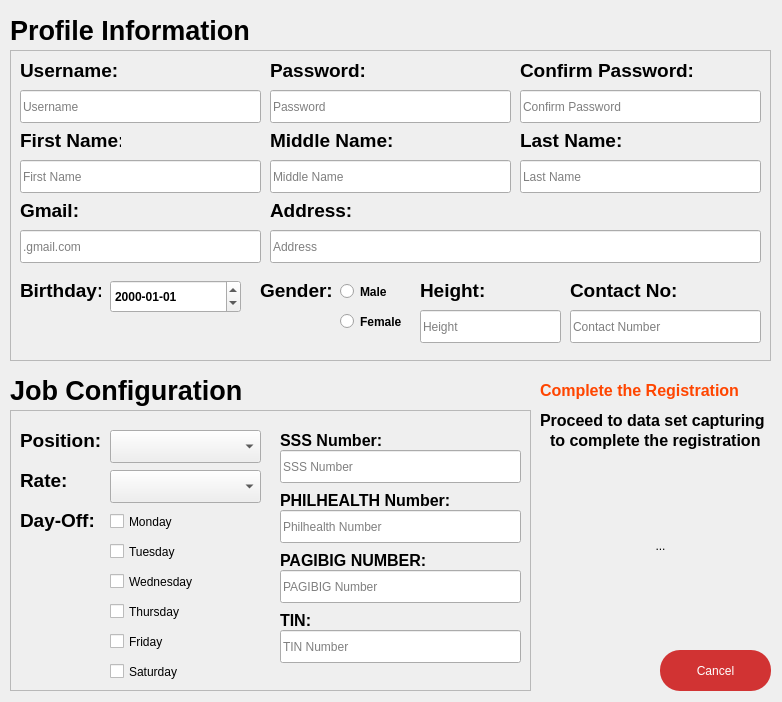
<?xml version="1.0" encoding="UTF-8"?>
<ui version="4.0">
 <class>RegisterWindow</class>
 <widget class="QMainWindow" name="RegisterWindow">
  <property name="geometry">
   <rect>
    <x>0</x>
    <y>0</y>
    <width>782</width>
    <height>702</height>
   </rect>
  </property>
  <property name="windowTitle">
   <string>Employee Registration</string>
  </property>
  <property name="windowIcon">
   <iconset>
    <normaloff>../icons/favicon.png</normaloff>../icons/favicon.png</iconset>
  </property>
  <widget class="QWidget" name="centralwidget">
   <widget class="QFrame" name="basicInfo_frame">
    <property name="geometry">
     <rect>
      <x>10</x>
      <y>50</y>
      <width>761</width>
      <height>311</height>
     </rect>
    </property>
    <property name="frameShape">
     <enum>QFrame::StyledPanel</enum>
    </property>
    <property name="frameShadow">
     <enum>QFrame::Raised</enum>
    </property>
    <widget class="QLineEdit" name="username_txt">
     <property name="geometry">
      <rect>
       <x>10</x>
       <y>40</y>
       <width>241</width>
       <height>33</height>
      </rect>
     </property>
     <property name="placeholderText">
      <string>Username</string>
     </property>
    </widget>
    <widget class="QLineEdit" name="password_txt">
     <property name="geometry">
      <rect>
       <x>260</x>
       <y>40</y>
       <width>241</width>
       <height>33</height>
      </rect>
     </property>
     <property name="placeholderText">
      <string>Password</string>
     </property>
    </widget>
    <widget class="QLineEdit" name="gmail_txt">
     <property name="geometry">
      <rect>
       <x>10</x>
       <y>180</y>
       <width>241</width>
       <height>33</height>
      </rect>
     </property>
     <property name="placeholderText">
      <string>.gmail.com</string>
     </property>
    </widget>
    <widget class="QLineEdit" name="confirm_txt">
     <property name="geometry">
      <rect>
       <x>510</x>
       <y>40</y>
       <width>241</width>
       <height>33</height>
      </rect>
     </property>
     <property name="placeholderText">
      <string>Confirm Password</string>
     </property>
    </widget>
    <widget class="QLineEdit" name="lname_txt">
     <property name="geometry">
      <rect>
       <x>510</x>
       <y>110</y>
       <width>241</width>
       <height>33</height>
      </rect>
     </property>
     <property name="placeholderText">
      <string>Last Name</string>
     </property>
    </widget>
    <widget class="QLineEdit" name="mname_txt">
     <property name="geometry">
      <rect>
       <x>260</x>
       <y>110</y>
       <width>241</width>
       <height>33</height>
      </rect>
     </property>
     <property name="placeholderText">
      <string>Middle Name</string>
     </property>
    </widget>
    <widget class="QLineEdit" name="fname_txt">
     <property name="geometry">
      <rect>
       <x>10</x>
       <y>110</y>
       <width>241</width>
       <height>33</height>
      </rect>
     </property>
     <property name="placeholderText">
      <string>First Name</string>
     </property>
    </widget>
    <widget class="QLineEdit" name="address_txt">
     <property name="geometry">
      <rect>
       <x>260</x>
       <y>180</y>
       <width>491</width>
       <height>33</height>
      </rect>
     </property>
     <property name="placeholderText">
      <string>Address</string>
     </property>
    </widget>
    <widget class="QDateEdit" name="birthday_txt">
     <property name="geometry">
      <rect>
       <x>100</x>
       <y>230</y>
       <width>131</width>
       <height>33</height>
      </rect>
     </property>
     <property name="font">
      <font>
       <family>Arial</family>
       <weight>75</weight>
       <bold>true</bold>
      </font>
     </property>
     <property name="displayFormat">
      <string>yyyy-MM-dd</string>
     </property>
    </widget>
    <widget class="QLabel" name="label_3">
     <property name="geometry">
      <rect>
       <x>10</x>
       <y>230</y>
       <width>81</width>
       <height>21</height>
      </rect>
     </property>
     <property name="font">
      <font>
       <family>Arial</family>
       <pointsize>14</pointsize>
       <weight>75</weight>
       <bold>true</bold>
      </font>
     </property>
     <property name="text">
      <string>Birthday:</string>
     </property>
    </widget>
    <widget class="QRadioButton" name="male_radio">
     <property name="geometry">
      <rect>
       <x>330</x>
       <y>230</y>
       <width>71</width>
       <height>23</height>
      </rect>
     </property>
     <property name="font">
      <font>
       <family>Arial</family>
       <weight>75</weight>
       <bold>true</bold>
      </font>
     </property>
     <property name="text">
      <string>Male</string>
     </property>
    </widget>
    <widget class="QRadioButton" name="female_radio">
     <property name="geometry">
      <rect>
       <x>330</x>
       <y>260</y>
       <width>81</width>
       <height>23</height>
      </rect>
     </property>
     <property name="font">
      <font>
       <family>Arial</family>
       <weight>75</weight>
       <bold>true</bold>
      </font>
     </property>
     <property name="text">
      <string>Female</string>
     </property>
    </widget>
    <widget class="QLabel" name="label_4">
     <property name="geometry">
      <rect>
       <x>250</x>
       <y>230</y>
       <width>81</width>
       <height>21</height>
      </rect>
     </property>
     <property name="font">
      <font>
       <family>Arial</family>
       <pointsize>14</pointsize>
       <weight>75</weight>
       <bold>true</bold>
      </font>
     </property>
     <property name="text">
      <string>Gender:</string>
     </property>
    </widget>
    <widget class="QLineEdit" name="height_txt">
     <property name="geometry">
      <rect>
       <x>410</x>
       <y>260</y>
       <width>141</width>
       <height>33</height>
      </rect>
     </property>
     <property name="placeholderText">
      <string>Height</string>
     </property>
    </widget>
    <widget class="QLineEdit" name="contact_txt">
     <property name="geometry">
      <rect>
       <x>560</x>
       <y>260</y>
       <width>191</width>
       <height>33</height>
      </rect>
     </property>
     <property name="placeholderText">
      <string>Contact Number</string>
     </property>
    </widget>
    <widget class="QLabel" name="label_10">
     <property name="geometry">
      <rect>
       <x>10</x>
       <y>10</y>
       <width>121</width>
       <height>21</height>
      </rect>
     </property>
     <property name="font">
      <font>
       <family>Arial</family>
       <pointsize>14</pointsize>
       <weight>75</weight>
       <bold>true</bold>
      </font>
     </property>
     <property name="text">
      <string>Username:</string>
     </property>
    </widget>
    <widget class="QLabel" name="label_11">
     <property name="geometry">
      <rect>
       <x>260</x>
       <y>10</y>
       <width>101</width>
       <height>21</height>
      </rect>
     </property>
     <property name="font">
      <font>
       <family>Arial</family>
       <pointsize>14</pointsize>
       <weight>75</weight>
       <bold>true</bold>
      </font>
     </property>
     <property name="text">
      <string>Password:</string>
     </property>
    </widget>
    <widget class="QLabel" name="label_12">
     <property name="geometry">
      <rect>
       <x>510</x>
       <y>10</y>
       <width>181</width>
       <height>21</height>
      </rect>
     </property>
     <property name="font">
      <font>
       <family>Arial</family>
       <pointsize>14</pointsize>
       <weight>75</weight>
       <bold>true</bold>
      </font>
     </property>
     <property name="text">
      <string>Confirm Password:</string>
     </property>
    </widget>
    <widget class="QLabel" name="label_13">
     <property name="geometry">
      <rect>
       <x>10</x>
       <y>80</y>
       <width>101</width>
       <height>21</height>
      </rect>
     </property>
     <property name="font">
      <font>
       <family>Arial</family>
       <pointsize>14</pointsize>
       <weight>75</weight>
       <bold>true</bold>
      </font>
     </property>
     <property name="text">
      <string>First Name:</string>
     </property>
    </widget>
    <widget class="QLabel" name="label_14">
     <property name="geometry">
      <rect>
       <x>260</x>
       <y>80</y>
       <width>131</width>
       <height>21</height>
      </rect>
     </property>
     <property name="font">
      <font>
       <family>Arial</family>
       <pointsize>14</pointsize>
       <weight>75</weight>
       <bold>true</bold>
      </font>
     </property>
     <property name="text">
      <string>Middle Name:</string>
     </property>
    </widget>
    <widget class="QLabel" name="label_15">
     <property name="geometry">
      <rect>
       <x>510</x>
       <y>80</y>
       <width>121</width>
       <height>21</height>
      </rect>
     </property>
     <property name="font">
      <font>
       <family>Arial</family>
       <pointsize>14</pointsize>
       <weight>75</weight>
       <bold>true</bold>
      </font>
     </property>
     <property name="text">
      <string>Last Name:</string>
     </property>
    </widget>
    <widget class="QLabel" name="label_16">
     <property name="geometry">
      <rect>
       <x>10</x>
       <y>150</y>
       <width>81</width>
       <height>21</height>
      </rect>
     </property>
     <property name="font">
      <font>
       <family>Arial</family>
       <pointsize>14</pointsize>
       <weight>75</weight>
       <bold>true</bold>
      </font>
     </property>
     <property name="text">
      <string>Gmail:</string>
     </property>
    </widget>
    <widget class="QLabel" name="label_17">
     <property name="geometry">
      <rect>
       <x>260</x>
       <y>150</y>
       <width>81</width>
       <height>21</height>
      </rect>
     </property>
     <property name="font">
      <font>
       <family>Arial</family>
       <pointsize>14</pointsize>
       <weight>75</weight>
       <bold>true</bold>
      </font>
     </property>
     <property name="text">
      <string>Address:</string>
     </property>
    </widget>
    <widget class="QLabel" name="label_18">
     <property name="geometry">
      <rect>
       <x>410</x>
       <y>230</y>
       <width>81</width>
       <height>21</height>
      </rect>
     </property>
     <property name="font">
      <font>
       <family>Arial</family>
       <pointsize>14</pointsize>
       <weight>75</weight>
       <bold>true</bold>
      </font>
     </property>
     <property name="text">
      <string>Height:</string>
     </property>
    </widget>
    <widget class="QLabel" name="label_19">
     <property name="geometry">
      <rect>
       <x>560</x>
       <y>230</y>
       <width>111</width>
       <height>21</height>
      </rect>
     </property>
     <property name="font">
      <font>
       <family>Arial</family>
       <pointsize>14</pointsize>
       <weight>75</weight>
       <bold>true</bold>
      </font>
     </property>
     <property name="text">
      <string>Contact No:</string>
     </property>
    </widget>
   </widget>
   <widget class="QFrame" name="generalInfo_frame">
    <property name="geometry">
     <rect>
      <x>10</x>
      <y>410</y>
      <width>521</width>
      <height>281</height>
     </rect>
    </property>
    <property name="frameShape">
     <enum>QFrame::StyledPanel</enum>
    </property>
    <property name="frameShadow">
     <enum>QFrame::Raised</enum>
    </property>
    <widget class="QComboBox" name="position_combo">
     <property name="geometry">
      <rect>
       <x>100</x>
       <y>20</y>
       <width>151</width>
       <height>33</height>
      </rect>
     </property>
    </widget>
    <widget class="QLabel" name="label_5">
     <property name="geometry">
      <rect>
       <x>10</x>
       <y>20</y>
       <width>81</width>
       <height>21</height>
      </rect>
     </property>
     <property name="font">
      <font>
       <family>Arial</family>
       <pointsize>14</pointsize>
       <weight>75</weight>
       <bold>true</bold>
      </font>
     </property>
     <property name="text">
      <string>Position:</string>
     </property>
    </widget>
    <widget class="QLabel" name="label_6">
     <property name="geometry">
      <rect>
       <x>10</x>
       <y>60</y>
       <width>51</width>
       <height>21</height>
      </rect>
     </property>
     <property name="font">
      <font>
       <family>Arial</family>
       <pointsize>14</pointsize>
       <weight>75</weight>
       <bold>true</bold>
      </font>
     </property>
     <property name="text">
      <string>Rate:</string>
     </property>
    </widget>
    <widget class="QComboBox" name="rate_combo">
     <property name="geometry">
      <rect>
       <x>100</x>
       <y>60</y>
       <width>151</width>
       <height>33</height>
      </rect>
     </property>
    </widget>
    <widget class="QLabel" name="label_7">
     <property name="geometry">
      <rect>
       <x>10</x>
       <y>100</y>
       <width>81</width>
       <height>21</height>
      </rect>
     </property>
     <property name="font">
      <font>
       <family>Arial</family>
       <pointsize>14</pointsize>
       <weight>75</weight>
       <bold>true</bold>
      </font>
     </property>
     <property name="text">
      <string>Day-Off:</string>
     </property>
    </widget>
    <widget class="QLineEdit" name="sss_txt">
     <property name="geometry">
      <rect>
       <x>270</x>
       <y>40</y>
       <width>241</width>
       <height>33</height>
      </rect>
     </property>
     <property name="placeholderText">
      <string>SSS Number</string>
     </property>
    </widget>
    <widget class="QLineEdit" name="philhealth_txt">
     <property name="geometry">
      <rect>
       <x>270</x>
       <y>100</y>
       <width>241</width>
       <height>33</height>
      </rect>
     </property>
     <property name="placeholderText">
      <string>Philhealth Number</string>
     </property>
    </widget>
    <widget class="QLineEdit" name="pagibig_txt">
     <property name="geometry">
      <rect>
       <x>270</x>
       <y>160</y>
       <width>241</width>
       <height>33</height>
      </rect>
     </property>
     <property name="placeholderText">
      <string>PAGIBIG Number</string>
     </property>
    </widget>
    <widget class="QLineEdit" name="tin_txt">
     <property name="geometry">
      <rect>
       <x>270</x>
       <y>220</y>
       <width>241</width>
       <height>33</height>
      </rect>
     </property>
     <property name="placeholderText">
      <string>TIN Number</string>
     </property>
    </widget>
    <widget class="QLabel" name="label_20">
     <property name="geometry">
      <rect>
       <x>270</x>
       <y>20</y>
       <width>111</width>
       <height>21</height>
      </rect>
     </property>
     <property name="font">
      <font>
       <family>Arial</family>
       <pointsize>12</pointsize>
       <weight>75</weight>
       <bold>true</bold>
      </font>
     </property>
     <property name="text">
      <string>SSS Number:</string>
     </property>
    </widget>
    <widget class="QLabel" name="label_21">
     <property name="geometry">
      <rect>
       <x>270</x>
       <y>80</y>
       <width>191</width>
       <height>21</height>
      </rect>
     </property>
     <property name="font">
      <font>
       <family>Arial</family>
       <pointsize>12</pointsize>
       <weight>75</weight>
       <bold>true</bold>
      </font>
     </property>
     <property name="text">
      <string>PHILHEALTH Number:</string>
     </property>
    </widget>
    <widget class="QLabel" name="label_22">
     <property name="geometry">
      <rect>
       <x>270</x>
       <y>140</y>
       <width>151</width>
       <height>21</height>
      </rect>
     </property>
     <property name="font">
      <font>
       <family>Arial</family>
       <pointsize>12</pointsize>
       <weight>75</weight>
       <bold>true</bold>
      </font>
     </property>
     <property name="text">
      <string>PAGIBIG NUMBER:</string>
     </property>
    </widget>
    <widget class="QLabel" name="label_23">
     <property name="geometry">
      <rect>
       <x>270</x>
       <y>200</y>
       <width>81</width>
       <height>21</height>
      </rect>
     </property>
     <property name="font">
      <font>
       <family>Arial</family>
       <pointsize>12</pointsize>
       <weight>75</weight>
       <bold>true</bold>
      </font>
     </property>
     <property name="text">
      <string>TIN:</string>
     </property>
    </widget>
    <widget class="QCheckBox" name="checkBox_mon">
     <property name="geometry">
      <rect>
       <x>100</x>
       <y>100</y>
       <width>90</width>
       <height>23</height>
      </rect>
     </property>
     <property name="text">
      <string>Monday</string>
     </property>
    </widget>
    <widget class="QCheckBox" name="checkBox_tue">
     <property name="geometry">
      <rect>
       <x>100</x>
       <y>130</y>
       <width>90</width>
       <height>23</height>
      </rect>
     </property>
     <property name="text">
      <string>Tuesday</string>
     </property>
    </widget>
    <widget class="QCheckBox" name="checkBox_wed">
     <property name="geometry">
      <rect>
       <x>100</x>
       <y>160</y>
       <width>111</width>
       <height>23</height>
      </rect>
     </property>
     <property name="text">
      <string>Wednesday</string>
     </property>
    </widget>
    <widget class="QCheckBox" name="checkBox_thu">
     <property name="geometry">
      <rect>
       <x>100</x>
       <y>190</y>
       <width>90</width>
       <height>23</height>
      </rect>
     </property>
     <property name="text">
      <string>Thursday</string>
     </property>
    </widget>
    <widget class="QCheckBox" name="checkBox_fri">
     <property name="geometry">
      <rect>
       <x>100</x>
       <y>220</y>
       <width>90</width>
       <height>23</height>
      </rect>
     </property>
     <property name="text">
      <string>Friday</string>
     </property>
    </widget>
    <widget class="QCheckBox" name="checkBox_sat">
     <property name="geometry">
      <rect>
       <x>100</x>
       <y>250</y>
       <width>90</width>
       <height>23</height>
      </rect>
     </property>
     <property name="text">
      <string>Saturday</string>
     </property>
    </widget>
   </widget>
   <widget class="QPushButton" name="cancel_btn">
    <property name="geometry">
     <rect>
      <x>660</x>
      <y>650</y>
      <width>111</width>
      <height>41</height>
     </rect>
    </property>
    <property name="focusPolicy">
     <enum>Qt::TabFocus</enum>
    </property>
    <property name="styleSheet">
     <string notr="true">color: #fff;
background-color: rgb(209, 51, 51);
font: 14px/20px &quot;Helvetica Neue&quot;,Helvetica,Arial,sans-serif;
border-bottom-left-radius: 20px;
border-bottom-right-radius:20px;
border-top-left-radius: 20px;
border-top-right-radius: 20px;
</string>
    </property>
    <property name="text">
     <string>Cancel</string>
    </property>
    <property name="iconSize">
     <size>
      <width>30</width>
      <height>30</height>
     </size>
    </property>
   </widget>
   <widget class="QLabel" name="label_8">
    <property name="geometry">
     <rect>
      <x>540</x>
      <y>410</y>
      <width>231</width>
      <height>21</height>
     </rect>
    </property>
    <property name="font">
     <font>
      <family>Arial</family>
      <pointsize>12</pointsize>
      <weight>75</weight>
      <bold>true</bold>
     </font>
    </property>
    <property name="text">
     <string>Proceed to data set capturing</string>
    </property>
   </widget>
   <widget class="QLabel" name="label_9">
    <property name="geometry">
     <rect>
      <x>550</x>
      <y>430</y>
      <width>211</width>
      <height>21</height>
     </rect>
    </property>
    <property name="font">
     <font>
      <family>Arial</family>
      <pointsize>12</pointsize>
      <weight>75</weight>
      <bold>true</bold>
     </font>
    </property>
    <property name="text">
     <string>to complete the registration</string>
    </property>
   </widget>
   <widget class="QToolButton" name="train_btn">
    <property name="geometry">
     <rect>
      <x>580</x>
      <y>470</y>
      <width>161</width>
      <height>151</height>
     </rect>
    </property>
    <property name="styleSheet">
     <string notr="true">QToolButton{border: None;}</string>
    </property>
    <property name="text">
     <string>...</string>
    </property>
    <property name="icon">
     <iconset>
      <normaloff>../icons/facerecoglogo.png</normaloff>../icons/facerecoglogo.png</iconset>
    </property>
    <property name="iconSize">
     <size>
      <width>200</width>
      <height>200</height>
     </size>
    </property>
   </widget>
   <widget class="QLabel" name="label">
    <property name="geometry">
     <rect>
      <x>10</x>
      <y>10</y>
      <width>241</width>
      <height>41</height>
     </rect>
    </property>
    <property name="font">
     <font>
      <family>Arial</family>
      <pointsize>20</pointsize>
      <weight>75</weight>
      <bold>true</bold>
     </font>
    </property>
    <property name="text">
     <string>Profile Information</string>
    </property>
   </widget>
   <widget class="QLabel" name="label_2">
    <property name="geometry">
     <rect>
      <x>10</x>
      <y>370</y>
      <width>231</width>
      <height>41</height>
     </rect>
    </property>
    <property name="font">
     <font>
      <family>Arial</family>
      <pointsize>20</pointsize>
      <weight>75</weight>
      <bold>true</bold>
     </font>
    </property>
    <property name="text">
     <string>Job Configurations</string>
    </property>
   </widget>
   <widget class="QLabel" name="label_24">
    <property name="geometry">
     <rect>
      <x>540</x>
      <y>370</y>
      <width>231</width>
      <height>41</height>
     </rect>
    </property>
    <property name="font">
     <font>
      <family>Arial</family>
      <pointsize>12</pointsize>
      <weight>75</weight>
      <bold>true</bold>
     </font>
    </property>
    <property name="styleSheet">
     <string notr="true">color: orangered;</string>
    </property>
    <property name="text">
     <string>Complete the Registration</string>
    </property>
   </widget>
  </widget>
 </widget>
 <tabstops>
  <tabstop>username_txt</tabstop>
  <tabstop>password_txt</tabstop>
  <tabstop>confirm_txt</tabstop>
  <tabstop>fname_txt</tabstop>
  <tabstop>mname_txt</tabstop>
  <tabstop>lname_txt</tabstop>
  <tabstop>gmail_txt</tabstop>
  <tabstop>address_txt</tabstop>
  <tabstop>birthday_txt</tabstop>
  <tabstop>male_radio</tabstop>
  <tabstop>female_radio</tabstop>
  <tabstop>height_txt</tabstop>
  <tabstop>contact_txt</tabstop>
  <tabstop>position_combo</tabstop>
  <tabstop>rate_combo</tabstop>
  <tabstop>checkBox_mon</tabstop>
  <tabstop>checkBox_tue</tabstop>
  <tabstop>checkBox_wed</tabstop>
  <tabstop>checkBox_thu</tabstop>
  <tabstop>checkBox_fri</tabstop>
  <tabstop>checkBox_sat</tabstop>
  <tabstop>sss_txt</tabstop>
  <tabstop>philhealth_txt</tabstop>
  <tabstop>pagibig_txt</tabstop>
  <tabstop>tin_txt</tabstop>
  <tabstop>train_btn</tabstop>
  <tabstop>cancel_btn</tabstop>
 </tabstops>
 <resources/>
 <connections/>
</ui>
